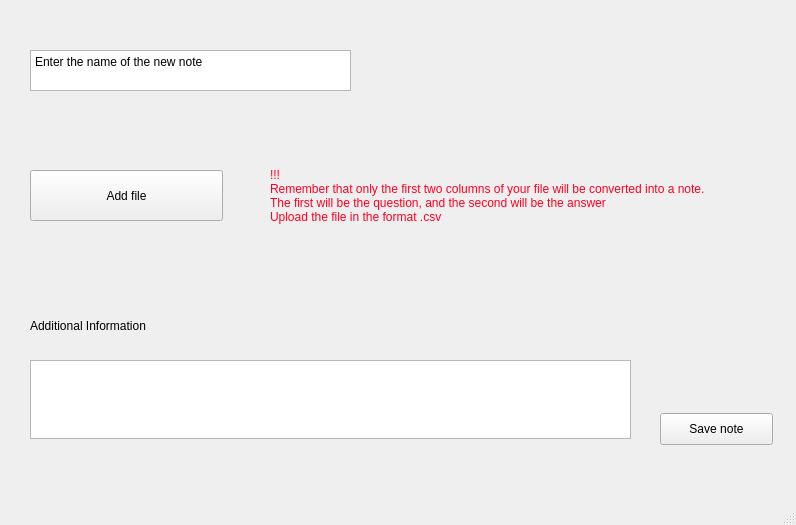
<?xml version="1.0" encoding="UTF-8"?>
<ui version="4.0">
 <class>NewNoteWindow</class>
 <widget class="QMainWindow" name="NewNoteWindow">
  <property name="geometry">
   <rect>
    <x>0</x>
    <y>0</y>
    <width>796</width>
    <height>525</height>
   </rect>
  </property>
  <property name="windowTitle">
   <string>Приложение для ведения конспектов и последующего автоматического перехода записей в карточки для заучивания материала</string>
  </property>
  <widget class="QWidget" name="centralwidget">
   <widget class="QLabel" name="additionalInfo">
    <property name="geometry">
     <rect>
      <x>30</x>
      <y>310</y>
      <width>231</width>
      <height>31</height>
     </rect>
    </property>
    <property name="styleSheet">
     <string notr="true">font: 18pt &quot;.AppleSystemUIFont&quot;;</string>
    </property>
    <property name="text">
     <string>Additional Information</string>
    </property>
   </widget>
   <widget class="QPushButton" name="saveButton">
    <property name="geometry">
     <rect>
      <x>660</x>
      <y>413</y>
      <width>113</width>
      <height>32</height>
     </rect>
    </property>
    <property name="text">
     <string>Save note</string>
    </property>
   </widget>
   <widget class="QTextEdit" name="additionalInfoTextEdit">
    <property name="geometry">
     <rect>
      <x>30</x>
      <y>360</y>
      <width>601</width>
      <height>79</height>
     </rect>
    </property>
   </widget>
   <widget class="QPlainTextEdit" name="noteNameTextEdit">
    <property name="geometry">
     <rect>
      <x>30</x>
      <y>50</y>
      <width>321</width>
      <height>41</height>
     </rect>
    </property>
    <property name="styleSheet">
     <string notr="true">font: 13pt &quot;.AppleSystemUIFont&quot;;</string>
    </property>
    <property name="plainText">
     <string>Enter the name of the new note</string>
    </property>
   </widget>
   <widget class="QPushButton" name="addFilePushButton">
    <property name="geometry">
     <rect>
      <x>30</x>
      <y>170</y>
      <width>193</width>
      <height>51</height>
     </rect>
    </property>
    <property name="styleSheet">
     <string notr="true">font: 18pt &quot;.AppleSystemUIFont&quot;;</string>
    </property>
    <property name="text">
     <string>Add file</string>
    </property>
   </widget>
   <widget class="QLabel" name="label">
    <property name="geometry">
     <rect>
      <x>270</x>
      <y>160</y>
      <width>501</width>
      <height>71</height>
     </rect>
    </property>
    <property name="styleSheet">
     <string notr="true">color: rgb(255, 0, 33)</string>
    </property>
    <property name="text">
     <string>!!!
Remember that only the first two columns of your file will be converted into a note.
The first will be the question, and the second will be the answer
Upload the file in the format .csv</string>
    </property>
   </widget>
  </widget>
  <widget class="QMenuBar" name="menubar">
   <property name="geometry">
    <rect>
     <x>0</x>
     <y>0</y>
     <width>796</width>
     <height>24</height>
    </rect>
   </property>
  </widget>
  <widget class="QStatusBar" name="statusbar"/>
 </widget>
 <resources/>
 <connections/>
</ui>
